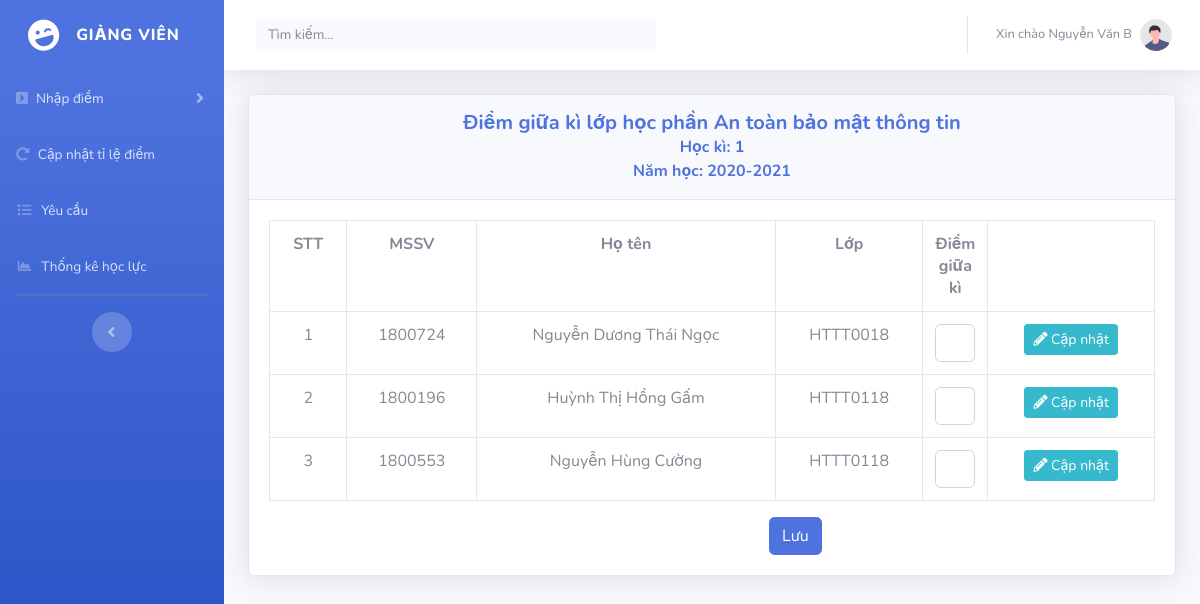
Page /GiuaKi.php (signed in) on the committed database.
### tables this page shows
CREATE TABLE `phancong` (
  `MaPC` int(11) NOT NULL,
  `MaGV` varchar(10) NOT NULL,
  `MaLopHP` varchar(20) NOT NULL,
  `HocKi` int(11) NOT NULL,
  `NamHoc` text NOT NULL
);

CREATE TABLE `giangvien` (
  `MaGV` varchar(10) NOT NULL,
  `TenGV` text NOT NULL
);

CREATE TABLE `lophp` (
  `MaLopHP` varchar(20) NOT NULL,
  `TenLop` text NOT NULL
);

CREATE TABLE `chitietmh` (
  `MaCT_HP` int(11) NOT NULL,
  `MaLopHP` varchar(10) NOT NULL,
  `MSSV` varchar(10) NOT NULL,
  `DiemGK` float DEFAULT NULL,
  `DiemCK` float DEFAULT NULL,
  `DIemTB` float DEFAULT NULL
);

CREATE TABLE `sinhvien` (
  `MSSV` varchar(10) NOT NULL,
  `HoVaTen` text NOT NULL,
  `NgaySinh` date NOT NULL,
  `Lop` text NOT NULL,
  `SDT` varchar(10) NOT NULL,
  `GioiTinh` bit(1) NOT NULL,
  `TrangThai` bit(1) NOT NULL,
  `Khoa` text NOT NULL,
  `Nganh` text NOT NULL
);

### GiuaKi.php (the view, shortened to what this page needs)
<?php
$conn = mysqli_connect("localhost", "root", "", "dbdoan2") or die("Không thể kết nối CSDL");
$conn->set_charset('utf8');
$username = $_SESSION['TenTaiKhoan'];
$sql = $conn -> query("SELECT * FROM giangvien gv, phancong pc, lophp hp WHERE hp.MaLopHP = pc.MaLopHP AND pc.MaGV = gv.MaGV AND gv.MaGV = '$username'");
if(mysqli_num_rows($sql)>0)
{
    $row = $sql->fetch_assoc();
        $HoTen = $row['TenGV'];
        $MaHP = $row['MaLopHP'];
        $HocKi = $row['HocKi'];
        $NamHoc = $row['NamHoc'];
        $TenLop = $row['TenLop'];
}
?>
<html lang="en">
<head>
    <link href="https://cdn.jsdelivr.net/npm/bootstrap@5.0.0-beta3/dist/css/bootstrap.min.css" rel="stylesheet"
>
    <link href="vendor/fontawesome-free/css/all.min.css" rel="stylesheet" type="text/css">
    <link href="css/sb-admin-2.min.css" rel="stylesheet">
</head>
<body id="page-top">
    <div id="wrapper">
    <ul class="navbar-nav bg-gradient-primary sidebar sidebar-dark accordion" id="accordionSidebar">
        <a class="sidebar-brand d-flex align-items-center justify-content-center" href="PageGV.php">
            <div class="sidebar-brand-icon rotate-n-15">
                <i class="fas fa-laugh-wink"></i>
            </div>
            <div class="sidebar-brand-text mx-3">Giảng viên</div>
        </a>
        <li class="nav-item">
            <a class="nav-link collapsed" href="#" data-toggle="collapse" data-target="#collapsePages"
                aria-expanded="true" aria-controls="collapsePages">
                <i class="fas fa-caret-square-right"></i>
                <span>Nhập điểm</span>
            </a>
        </li>
        <li class="nav-item">
        <a class="nav-link" href="#">
        <i class="fas fa-redo-alt"></i>
        <span>Cập nhật tỉ lệ điểm</span></a>
        </li>
        <li class="nav-item">
        <a class="nav-link" href="NoiDungYC.php">
        <i class="fas fa-fw fa-list"></i>
        <span>Yêu cầu</span></a>
        </li>
        <li class="nav-item">
            <a class="nav-link" href="#">
                <i class="fas fa-fw fa-chart-area"></i>
                <span>Thống kê học lực</span>
            </a>
        </li>
        <hr class="sidebar-divider d-none d-md-block">
        <div class="text-center d-none d-md-inline">
            <button class="rounded-circle border-0" id="sidebarToggle"></button>
        </div>
    </ul>
    <div id="content-wrapper" class="d-flex flex-column">
        <div id="content">
            <nav class="navbar navbar-expand navbar-light bg-white topbar mb-4 static-top shadow">
                <form
                    class="d-none d-sm-inline-block form-inline mr-auto ml-md-3 my-2 my-md-0 mw-100 navbar-search">
                    <div class="input-group">
                        <input id="myInput" type="text" class="form-control bg-light border-0 small" placeholder="Tìm kiếm..."
                            aria-label="Search" aria-describedby="basic-addon2" style="border: 1px solid;">
                    </div>
                </form>
                <ul class="navbar-nav ml-auto">
                    <li class="nav-item dropdown no-arrow">
                        <a class="nav-link dropdown-toggle" href="#" id="userDropdown" role="button"
                            data-toggle="dropdown" aria-haspopup="true" aria-expanded="false">
                            <span class="mr-2 d-none d-lg-inline text-gray-600 small">Xin chào <?php echo $HoTen;?> </span>
                            <img class="img-profile rounded-circle"
                                src="img/undraw_profile.svg">
                        </a>
                    </li>
                </ul>
            </nav>
     <div class="container-fluid">
        <div class="card shadow mb-4">
            <div class="card-header py-3" style = "text-align: center;" >
                <h5 class="m-0 font-weight-bold text-primary">Điểm giữa kì lớp học phần <?php echo $TenLop; ?> </h5>
                <h7 class="m-0 font-weight-bold text-primary"> Học kì: <?php echo $HocKi;?> </h7> </br>
                <h7 class="m-0 font-weight-bold text-primary"> Năm học: <?php echo $NamHoc;?> </h7>
            </div>
            <div class="card-body">
                <div class="table-responsive">
                    <table class="table table-bordered" style = "text-align: center;" id="dataTable" width="100%" cellspacing="0">
                        <tr>
                                <th>STT</th>
                                <th>MSSV</th>
                                <th>Họ tên</th>
                                <th>Lớp</th>
                                <th>Điểm giữa kì</th>
                                <th> </th>
                        </tr>
                        <?php
                            $STT = 1;
                            $sql = $conn -> query("SELECT sv.MSSV, sv.HoVaTen,  sv.Lop, ct.DiemGK
                            FROM sinhvien sv, chitietmh ct, lophp hp, phancong pc
                            WHERE sv.MSSV = ct.MSSV AND
                            ct.MaLopHP = hp.MaLopHP AND
                            hp.MaLopHP = pc.MaLopHP AND
                            hp.MaLopHP = '$MaHP' AND
                            pc.HocKi = '$HocKi' AND
                            pc.NamHoc = '$NamHoc'");
                            while($row = $sql -> fetch_assoc()): ?>
                            <tr>
                                <td> <?php echo $STT++;?> </td>
                                <td><?php echo $row['MSSV']; ?></td>
                                <td><?php echo $row['HoVaTen']; ?></td>
                                <td><?php echo $row['Lop']; ?></td>
                                <td style = "width: 30px;"><input type = "number" name = "DiemGK" value = "" class="form-control"></td>
                                <td>
                                    <a class='btn btn-info btn-sm' href='#'> <i class='fas fa-pencil-alt'> </i> Cập nhật </a>
                                </td>
                            </tr>
                        <?php endwhile?>
                    </table>
                </div>
                <button type = "submit" name = "Luu"  class = "btn btn-primary" style="margin-left: 500px;"> Lưu </button>
            </div>
        </div>
    </div>
        </div>
    </div>
    </div>
</body>
</html>

### rows in the picture
phancong: MaGV.TenGV "Nguyễn Văn B", MaLopHP.TenLop "An toàn bảo mật thông tin", HocKi "1", NamHoc "2020-2021"
chitietmh: MSSV.MSSV "1800724", MSSV.HoVaTen "Nguyễn Dương Thái Ngọc", MSSV.Lop "HTTT0018"
chitietmh: MSSV.MSSV "1800196", MSSV.HoVaTen "Huỳnh Thị Hồng Gấm", MSSV.Lop "HTTT0118"
chitietmh: MSSV.MSSV "1800553", MSSV.HoVaTen "Nguyễn Hùng Cường", MSSV.Lop "HTTT0118"
